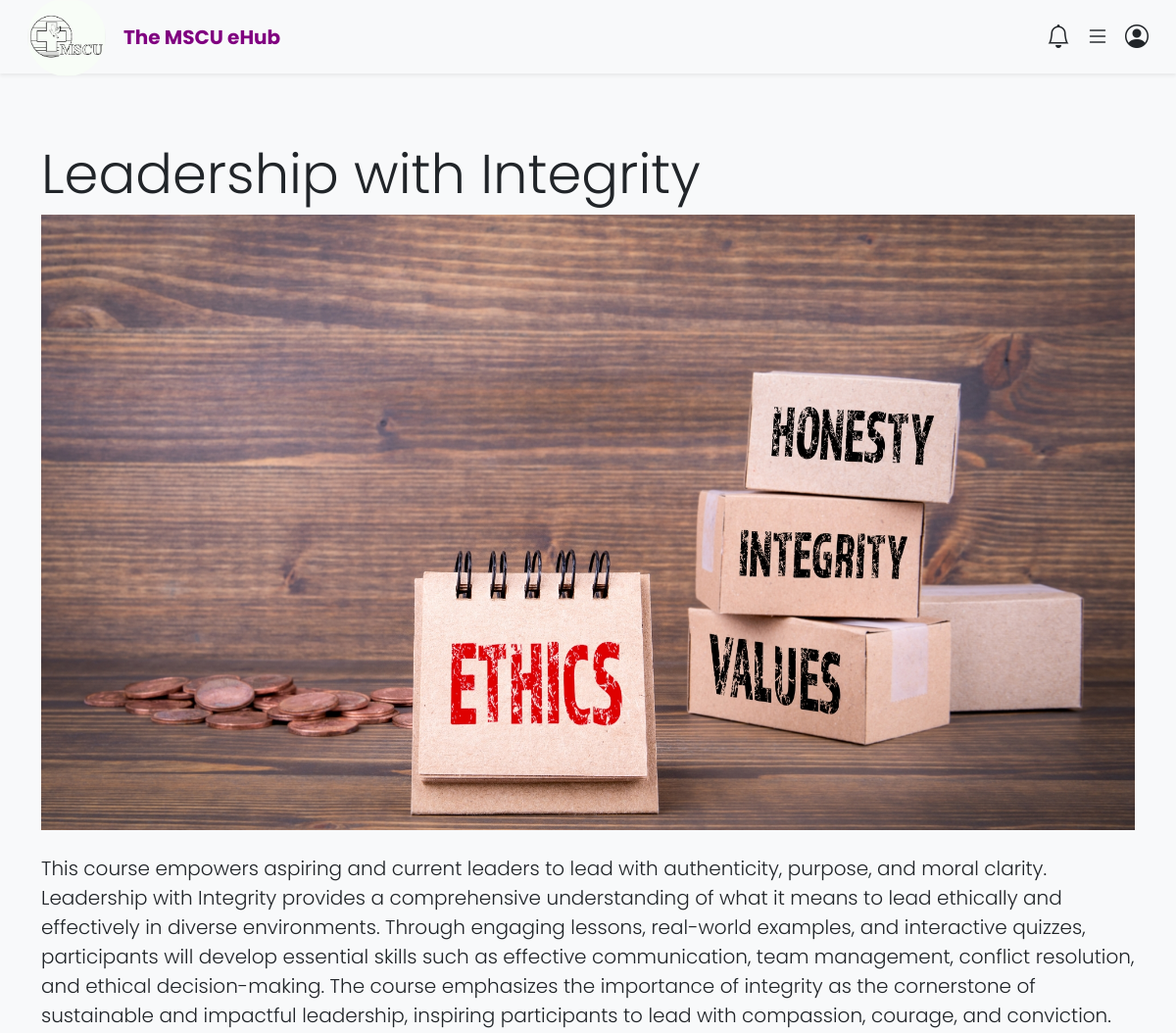
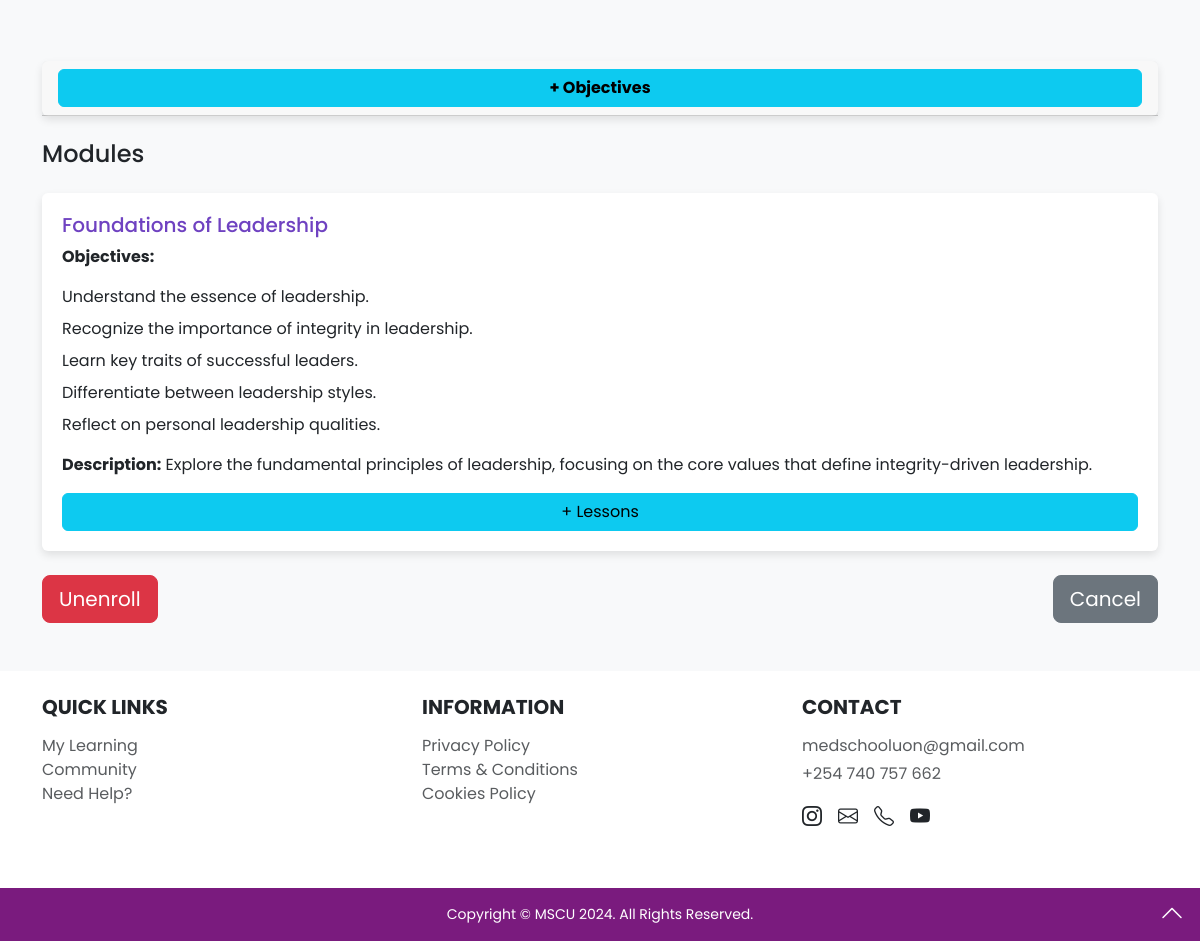
The app's page /course/3/ (signed in) with its own data (2 pictures, top to bottom).
### courses/models.py (models this page shows, shortened)
class Course(models.Model):
    title = models.CharField(max_length=200)
    description = models.TextField()
    objectives = models.TextField()
    created_by = models.ForeignKey(User, on_delete=models.CASCADE, limit_choices_to={'role': 'tutor'})
    enrolled_students = models.ManyToManyField(User, related_name='enrolled_courses', through='Enrollment', blank=True)  # Use Enrollment through model
    created_at = models.DateTimeField(auto_now_add=True)
    image = models.ImageField(upload_to='course_images/', null=True, blank=True)
    class Meta:
        ordering = ['title']

class Module(models.Model):
    course = models.ForeignKey(Course, on_delete=models.CASCADE, related_name='modules')
    title = models.CharField(max_length=200)
    description = models.TextField(blank=True, null=True)
    image_content = models.ImageField(upload_to='module_images/', blank=True, null=True)
    objectives = models.TextField()
    content = models.TextField(blank=True, null=True)
    video_content = models.URLField(blank=True, null=True)
    created_at = models.DateTimeField(auto_now_add=True)
    class Meta:
        ordering = ['title']

### home/views.py (the view, shortened to what this page needs)
# urls.py: path('course/<int:pk>/', CourseDetailView.as_view(), name='course_detail'),
class CourseDetailView(View):
    def get(self, request, pk):
        course = get_object_or_404(Course, pk=pk)
        modules = course.modules.all()
        enrolled = course.enrolled_students.filter(id=request.user.id).exists()  # Check if the user is enrolled
        return render(request, 'home/course_detail.html', {'course': course, 'modules': modules, 'enrolled': enrolled})

### home/templates/home/course_detail.html (shortened to what this page needs)
{% extends 'home/base.html' %}
{% load static %}
{% block content %}
<div class="container my-5">
    <div class="row mb-5">
        <div class="col-12">
            <h2 class="display-4">{{ course.title }}</h2>
            {% if course.image %}
                <img src="{{ course.image.url }}" alt="{{ course.title }}" class="img-fluid mb-4">
            {% endif %}
            <p class="lead">{{ course.description }}</p>
        </div>
    </div>
    <div class="card mb-4">
        <div class="card-header">
            <button class="btn btn-info w-100" type="button" data-toggle="collapse" data-target="#objectives" aria-expanded="false" aria-controls="objectives">
                <strong>+ Objectives</strong>
            </button>
        </div>
    </div>
    <div class="modules-section">
        <h4 class="mb-4">Modules</h4>
        {% for module in modules %}
            <div class="card mb-3">
                <div class="card-body">
                    <h5 class="card-title">{{ module.title }}</h5>
                    <p class="card-text"><strong>Objectives:</strong></p>
                    <ol class="list-unstyled pl-3">
                        {% for objective in module.objectives.splitlines %}
                            <li class="mb-2">
                                {{ objective }}
                            </li>
                        {% endfor %}
                    </ol>
                    <p class="card-text"><strong>Description:</strong> {{ module.description }}</p>
                    <button class="btn btn-info w-100" type="button" data-toggle="collapse" data-target="#lessons{{ module.id }}" aria-expanded="false" aria-controls="lessons{{ module.id }}">
                        + Lessons
                    </button>
                </div>
            </div>
        {% endfor %}
    </div>
    <div class="d-flex justify-content-between mt-4">
        <div class="enroll-section">
            {% if user in course.enrolled_students.all %}
                <form method="POST" action="{% url 'course_detail' course.id %}">
                    <button type="submit" class="btn btn-danger btn-lg">Unenroll</button>
                </form>
            {% endif %}
        </div>
        <div class="cancel-section">
            <a href="{% url 'home' %}" class="btn btn-secondary btn-lg">Cancel</a>
        </div>
    </div>
</div>
{% endblock %}

### home/static/home/main.css (style rules this page uses)
body { font-family: 'Poppins', sans-serif; margin: 0; padding: 0; background-color: #f8f9fa; }
.card { transition: transform 0.3s ease-in-out; box-shadow: 0 4px 8px rgba(0, 0, 0, 0.1); border: none; }
.card-body { padding: 20px; }
.card-body h5 { color: #6f42c1; }

### records on screen
Course: title "Leadership with Integrity", image (picture), description "This course empowers aspiring and current leaders to lead with authenticity, purpose, and moral clarity. Leadership with Integrity provides a comprehensive understanding of what it means to lead ethically and effectively in diverse environments. Through engaging lessons, real-world examples, and interactive quizzes, participants will develop essential skills such as effective communication, team management, conflict resolution, and ethical decision-making. The course emphasizes the importance of integrity as the cornerstone of sustainable and impactful leadership, inspiring participants to lead with compassion, courage, and conviction."
Module: title "Foundations of Leadership", splitlines "Understand the essence of leadership." "Recognize the importance of integrity in leadership." "Learn key traits of successful leaders." "Differentiate between leadership styles." "Reflect on personal leadership qualities.", description "Explore the fundamental principles of leadership, focusing on the core values that define integrity-driven leadership."
